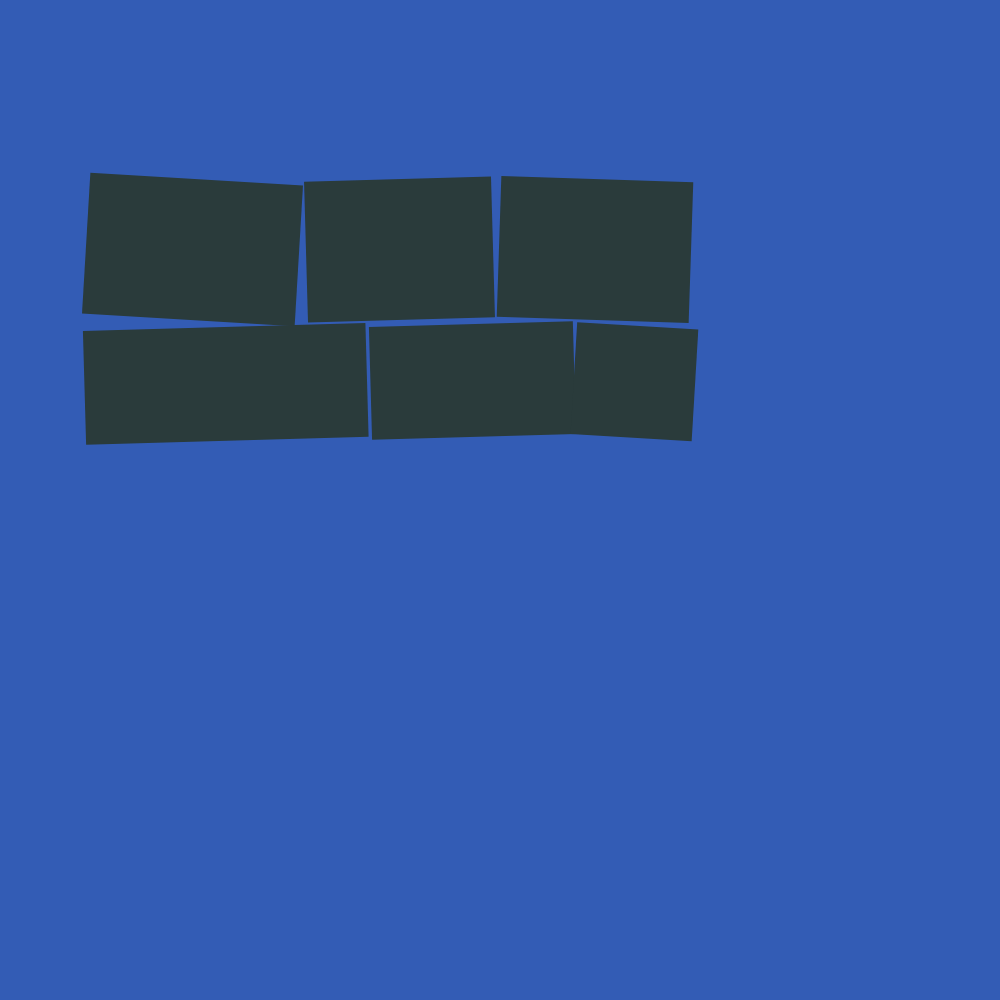
Frame 1 (no input)
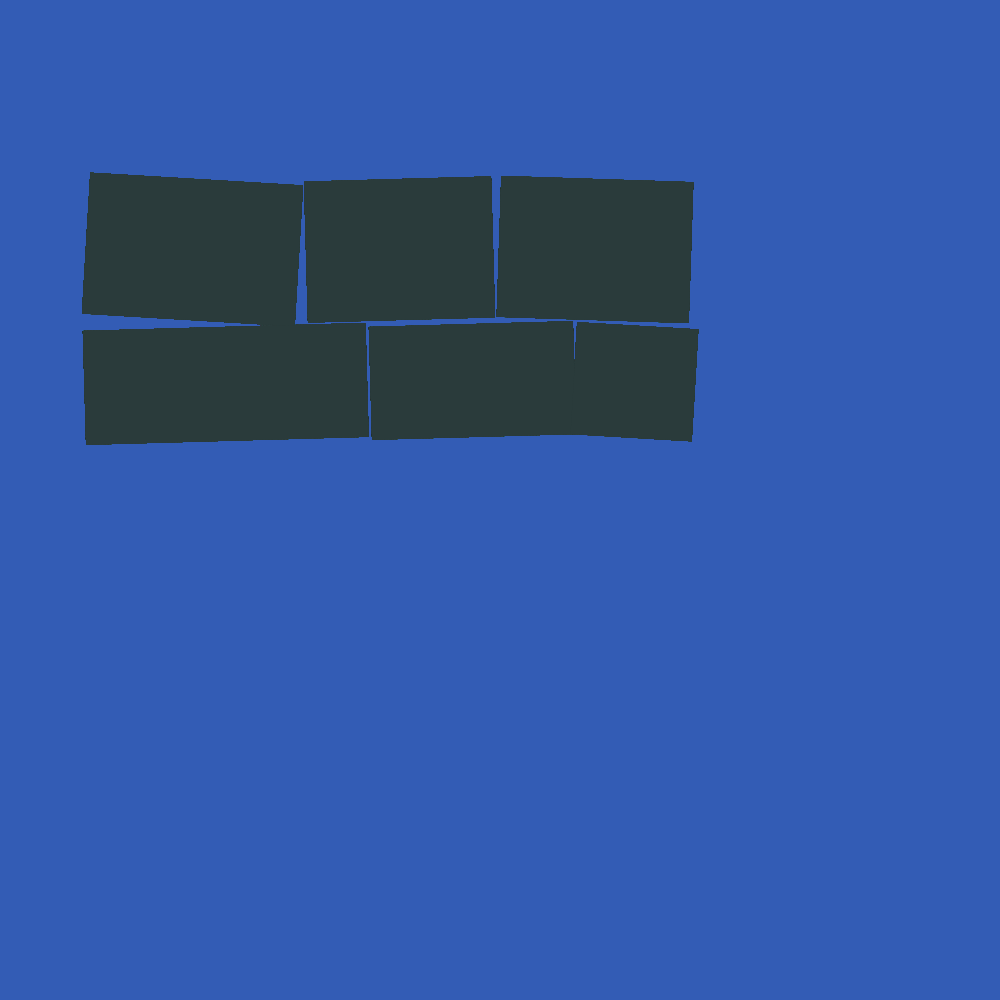
Frame 60 (no input)
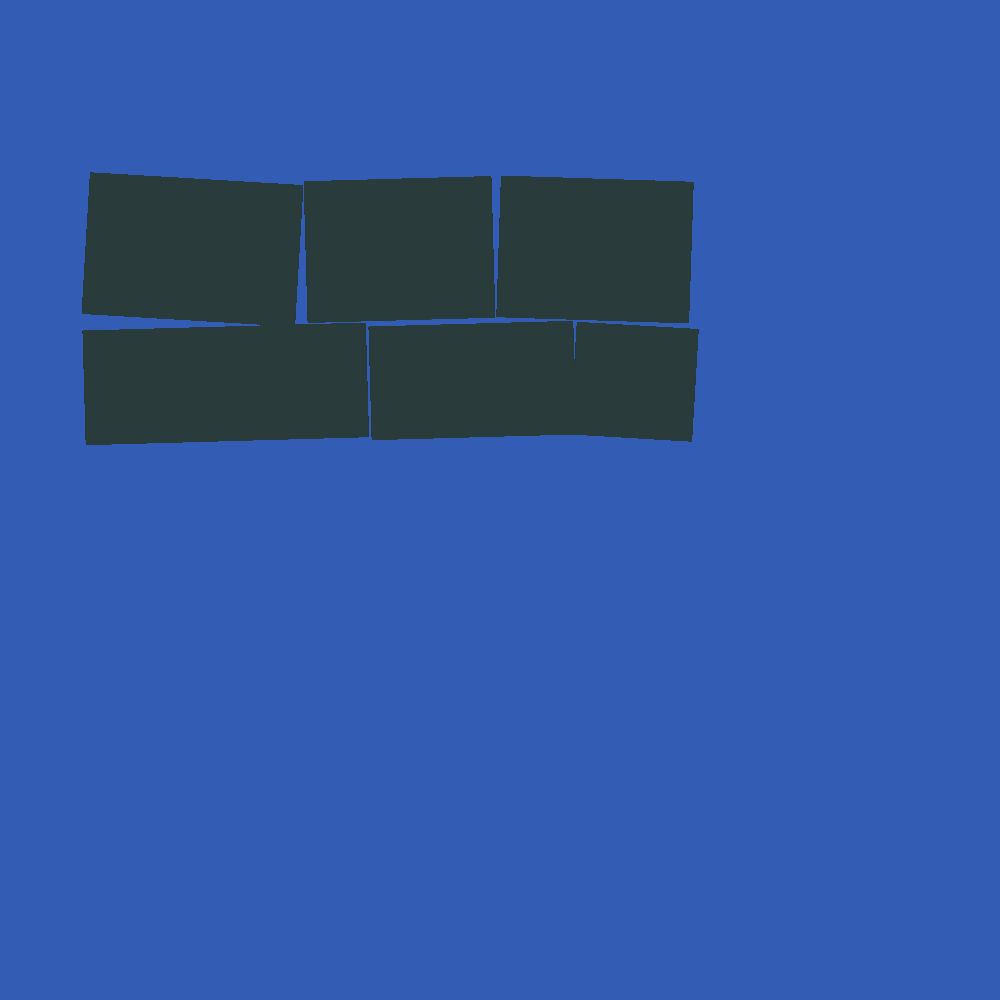
Frame 120 (the mouse pressed at the canvas centre since frame 60)

The p5.js sketch that drew these frames (run headless with seeded random() and noise() and a simulated clock; from frame 60 on, the mouse is pressed at the canvas centre):

// p5.js sketch
// ── sketch.js
function setup() {
    createCanvas(1000, 1000);
    background(51, 92, 181);
}
 
function draw() {
    strokeWeight(0);

    fill(42, 59, 59);
    quad(90.37, 172.81, 302.99, 185.44, 294.63, 326.19, 82.01, 313.56);

    quad(304.05, 181.66, 490.98, 176.39, 494.95, 317.34, 308.02, 322.61);

    quad(501.36, 175.89, 693.26, 182.19, 688.64, 323.11, 496.74, 316.81);

    quad(82.91, 330.89, 365.39, 322.93, 368.6, 436.87, 86.13, 444.83);

    quad(368.9, 326.89, 572.82, 321.14, 576, 434.12, 372.08, 439.87);

    quad(577.2, 322.2, 698.3, 329.39, 691.65, 441.31, 570.55, 434.11);
}
